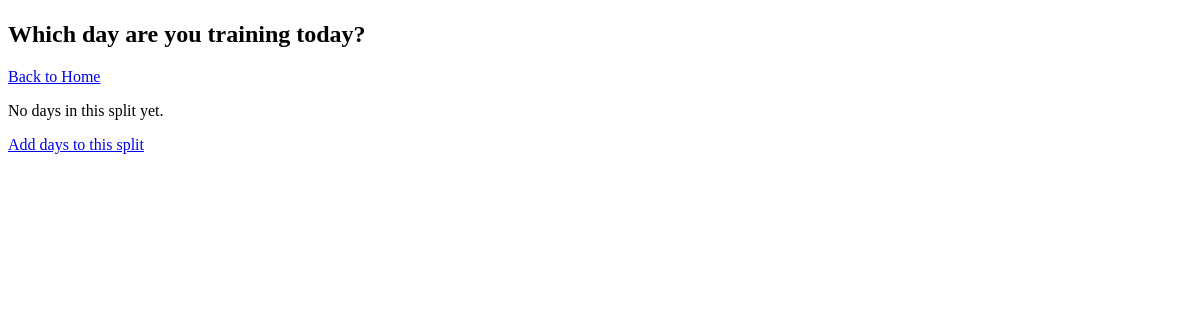
/log/2, run on an earlier commit of the app's database.
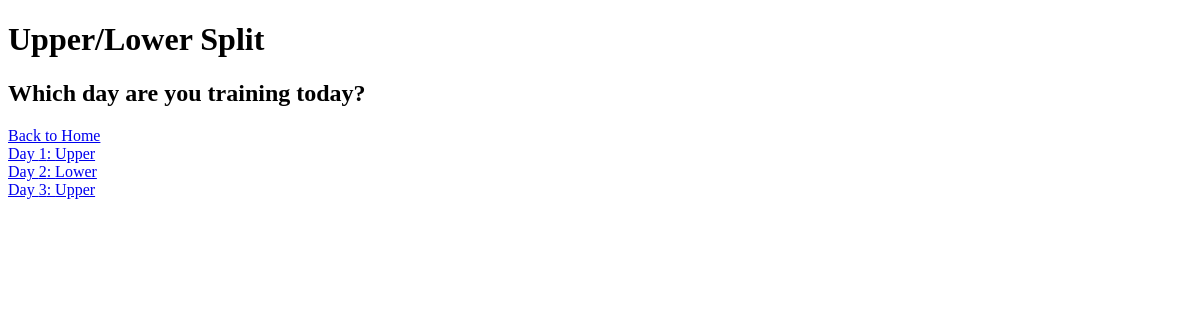
And on a later commit of the database.
### tables this page shows
CREATE TABLE workout_splits (
            id INTEGER PRIMARY KEY AUTOINCREMENT,
            name TEXT NOT NULL
        );

CREATE TABLE split_days (
            id INTEGER PRIMARY KEY AUTOINCREMENT,
            split_id INTEGER NOT NULL,
            day_name TEXT NOT NULL,
            day_order INTEGER NOT NULL,
            FOREIGN KEY (split_id) REFERENCES workout_splits(id)
        );

### app.py (the view)
@app.route("/log/<int:split_id>")
def pick_day(split_id):
    conn = get_db()
    cursor = conn.cursor()
    cursor.execute("SELECT * FROM workout_splits WHERE id = ?", (split_id,))
    split = cursor.fetchone()
    cursor.execute(
        "SELECT * FROM split_days WHERE split_id = ? ORDER BY day_order",
        (split_id,)
    )
    days = cursor.fetchall()
    conn.close()
    return render_template("pick_day.html", split=split, days=days)

### app.py (called while the page is built)
def get_db():
    conn = sqlite3.connect(DB_PATH)
    conn.row_factory = sqlite3.Row
    return conn

### templates/pick_day.html (shortened to what this page needs)
<!DOCTYPE html>
<html lang="en">
<head>
</head>
<body>
    <h1>{{ split.name }}</h1>
    <h2>Which day are you training today?</h2>
    <a href="/">Back to Home</a>
    {% if days %}
        {% for day in days %}
            <div>
                <a href="/log/{{ split.id }}/{{ day.id }}">
                    Day {{ day.day_order }}: {{ day.day_name }}
                </a>
            </div>
        {% endfor %}
    {% else %}
        <p>No days in this split yet.</p>
        <a href="/split/{{ split.id }}">Add days to this split</a>
    {% endif %}
</body>
</html>

What changed in the data, as far as the page shows it:
added workout_splits: name "Upper/Lower Split"
added split_days: day_order "1", day_name "Upper"
added split_days: day_order "2", day_name "Lower"
added split_days: day_order "3", day_name "Upper"
Also different on the page:
text no longer shown: "No days in this split yet. Add days to this split"
